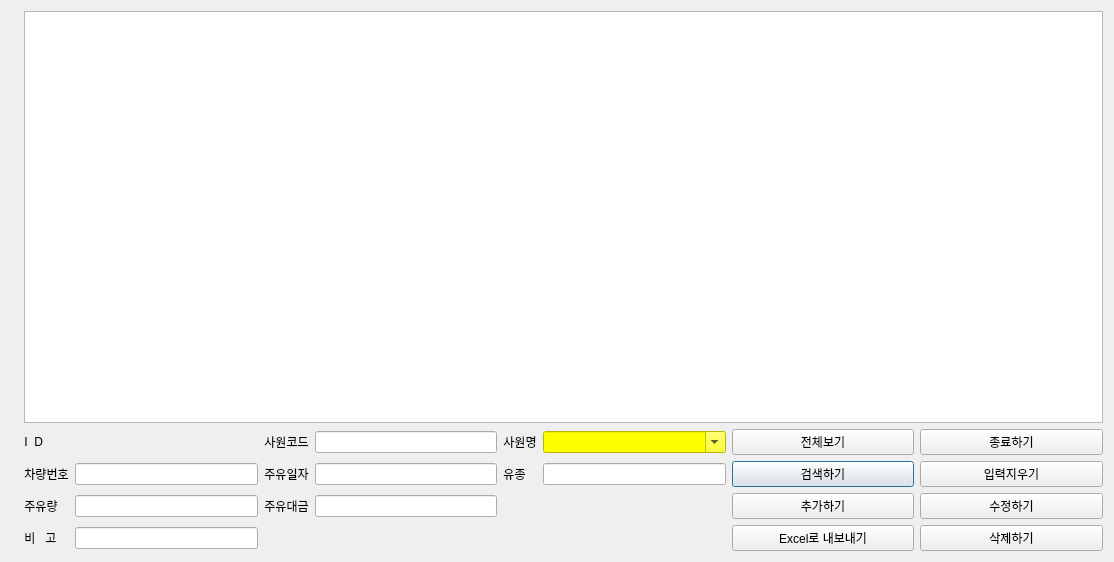
<?xml version="1.0" encoding="UTF-8"?>
<ui version="4.0">
 <class>OilUsageInfoDialog</class>
 <widget class="QDialog" name="OilUsageInfoDialog">
  <property name="geometry">
   <rect>
    <x>0</x>
    <y>0</y>
    <width>1114</width>
    <height>562</height>
   </rect>
  </property>
  <property name="sizePolicy">
   <sizepolicy hsizetype="Expanding" vsizetype="Expanding">
    <horstretch>0</horstretch>
    <verstretch>0</verstretch>
   </sizepolicy>
  </property>
  <property name="windowTitle">
   <string>차량 주유 현황</string>
  </property>
  <layout class="QGridLayout" name="gridLayout_2">
   <item row="0" column="0">
    <layout class="QGridLayout" name="gridLayout">
     <item row="2" column="7">
      <widget class="QPushButton" name="pb_oilusage_search">
       <property name="sizePolicy">
        <sizepolicy hsizetype="Expanding" vsizetype="Fixed">
         <horstretch>0</horstretch>
         <verstretch>0</verstretch>
        </sizepolicy>
       </property>
       <property name="text">
        <string>검색하기</string>
       </property>
      </widget>
     </item>
     <item row="4" column="8">
      <widget class="QPushButton" name="pb_oilusage_delete">
       <property name="sizePolicy">
        <sizepolicy hsizetype="Expanding" vsizetype="Fixed">
         <horstretch>0</horstretch>
         <verstretch>0</verstretch>
        </sizepolicy>
       </property>
       <property name="text">
        <string>삭제하기</string>
       </property>
      </widget>
     </item>
     <item row="1" column="5">
      <widget class="QLabel" name="label_9">
       <property name="sizePolicy">
        <sizepolicy hsizetype="Fixed" vsizetype="Fixed">
         <horstretch>0</horstretch>
         <verstretch>0</verstretch>
        </sizepolicy>
       </property>
       <property name="text">
        <string>사원명</string>
       </property>
       <property name="alignment">
        <set>Qt::AlignCenter</set>
       </property>
      </widget>
     </item>
     <item row="2" column="8">
      <widget class="QPushButton" name="pb_oilusage_clear">
       <property name="sizePolicy">
        <sizepolicy hsizetype="Expanding" vsizetype="Fixed">
         <horstretch>0</horstretch>
         <verstretch>0</verstretch>
        </sizepolicy>
       </property>
       <property name="text">
        <string>입력지우기</string>
       </property>
      </widget>
     </item>
     <item row="1" column="2">
      <widget class="QLabel" name="lbl_oilusage_id">
       <property name="sizePolicy">
        <sizepolicy hsizetype="MinimumExpanding" vsizetype="MinimumExpanding">
         <horstretch>0</horstretch>
         <verstretch>0</verstretch>
        </sizepolicy>
       </property>
       <property name="text">
        <string/>
       </property>
      </widget>
     </item>
     <item row="4" column="0">
      <widget class="QLabel" name="label_8">
       <property name="sizePolicy">
        <sizepolicy hsizetype="Fixed" vsizetype="MinimumExpanding">
         <horstretch>0</horstretch>
         <verstretch>0</verstretch>
        </sizepolicy>
       </property>
       <property name="text">
        <string/>
       </property>
       <property name="alignment">
        <set>Qt::AlignCenter</set>
       </property>
      </widget>
     </item>
     <item row="1" column="4">
      <widget class="QLineEdit" name="entry_oilusage_ecode">
       <property name="sizePolicy">
        <sizepolicy hsizetype="MinimumExpanding" vsizetype="Fixed">
         <horstretch>0</horstretch>
         <verstretch>0</verstretch>
        </sizepolicy>
       </property>
      </widget>
     </item>
     <item row="1" column="7">
      <widget class="QPushButton" name="pb_oilusage_show">
       <property name="sizePolicy">
        <sizepolicy hsizetype="Expanding" vsizetype="Fixed">
         <horstretch>0</horstretch>
         <verstretch>0</verstretch>
        </sizepolicy>
       </property>
       <property name="text">
        <string>전체보기</string>
       </property>
      </widget>
     </item>
     <item row="0" column="1" colspan="8">
      <widget class="QTableView" name="tv_oilusageinfo">
       <property name="sizePolicy">
        <sizepolicy hsizetype="Expanding" vsizetype="Expanding">
         <horstretch>0</horstretch>
         <verstretch>1</verstretch>
        </sizepolicy>
       </property>
      </widget>
     </item>
     <item row="3" column="7">
      <widget class="QPushButton" name="pb_oilusage_insert">
       <property name="sizePolicy">
        <sizepolicy hsizetype="Expanding" vsizetype="Fixed">
         <horstretch>0</horstretch>
         <verstretch>0</verstretch>
        </sizepolicy>
       </property>
       <property name="text">
        <string>추가하기</string>
       </property>
      </widget>
     </item>
     <item row="2" column="1">
      <widget class="QLabel" name="label_2">
       <property name="sizePolicy">
        <sizepolicy hsizetype="Fixed" vsizetype="Fixed">
         <horstretch>0</horstretch>
         <verstretch>0</verstretch>
        </sizepolicy>
       </property>
       <property name="text">
        <string>차량번호</string>
       </property>
       <property name="alignment">
        <set>Qt::AlignCenter</set>
       </property>
      </widget>
     </item>
     <item row="2" column="2">
      <widget class="QLineEdit" name="entry_oilusage_carno">
       <property name="sizePolicy">
        <sizepolicy hsizetype="MinimumExpanding" vsizetype="Fixed">
         <horstretch>0</horstretch>
         <verstretch>0</verstretch>
        </sizepolicy>
       </property>
      </widget>
     </item>
     <item row="2" column="3">
      <widget class="QLabel" name="label_11">
       <property name="sizePolicy">
        <sizepolicy hsizetype="Fixed" vsizetype="Fixed">
         <horstretch>0</horstretch>
         <verstretch>0</verstretch>
        </sizepolicy>
       </property>
       <property name="text">
        <string>주유일자</string>
       </property>
       <property name="alignment">
        <set>Qt::AlignCenter</set>
       </property>
      </widget>
     </item>
     <item row="2" column="4">
      <widget class="QLineEdit" name="entry_oilusage_getdt">
       <property name="sizePolicy">
        <sizepolicy hsizetype="Expanding" vsizetype="Fixed">
         <horstretch>0</horstretch>
         <verstretch>0</verstretch>
        </sizepolicy>
       </property>
       <property name="styleSheet">
        <string notr="true"/>
       </property>
      </widget>
     </item>
     <item row="3" column="8">
      <widget class="QPushButton" name="pb_oilusage_update">
       <property name="sizePolicy">
        <sizepolicy hsizetype="Expanding" vsizetype="Fixed">
         <horstretch>0</horstretch>
         <verstretch>0</verstretch>
        </sizepolicy>
       </property>
       <property name="text">
        <string>수정하기</string>
       </property>
      </widget>
     </item>
     <item row="4" column="7">
      <widget class="QPushButton" name="pb_oilusage_xlexport">
       <property name="sizePolicy">
        <sizepolicy hsizetype="Expanding" vsizetype="Fixed">
         <horstretch>0</horstretch>
         <verstretch>0</verstretch>
        </sizepolicy>
       </property>
       <property name="text">
        <string>Excel로 내보내기</string>
       </property>
      </widget>
     </item>
     <item row="1" column="1">
      <widget class="QLabel" name="label">
       <property name="sizePolicy">
        <sizepolicy hsizetype="Fixed" vsizetype="Fixed">
         <horstretch>0</horstretch>
         <verstretch>0</verstretch>
        </sizepolicy>
       </property>
       <property name="text">
        <string>I  D  </string>
       </property>
       <property name="alignment">
        <set>Qt::AlignCenter</set>
       </property>
      </widget>
     </item>
     <item row="1" column="3">
      <widget class="QLabel" name="label_5">
       <property name="sizePolicy">
        <sizepolicy hsizetype="Fixed" vsizetype="Fixed">
         <horstretch>0</horstretch>
         <verstretch>0</verstretch>
        </sizepolicy>
       </property>
       <property name="text">
        <string>사원코드</string>
       </property>
       <property name="alignment">
        <set>Qt::AlignCenter</set>
       </property>
      </widget>
     </item>
     <item row="1" column="8">
      <widget class="QPushButton" name="pb_oilusage_close">
       <property name="sizePolicy">
        <sizepolicy hsizetype="Expanding" vsizetype="Fixed">
         <horstretch>0</horstretch>
         <verstretch>0</verstretch>
        </sizepolicy>
       </property>
       <property name="text">
        <string>종료하기</string>
       </property>
      </widget>
     </item>
     <item row="1" column="6">
      <widget class="QComboBox" name="cb_oilusage_ename">
       <property name="sizePolicy">
        <sizepolicy hsizetype="Expanding" vsizetype="Fixed">
         <horstretch>0</horstretch>
         <verstretch>0</verstretch>
        </sizepolicy>
       </property>
       <property name="styleSheet">
        <string notr="true">background-color: rgb(255, 255, 0);</string>
       </property>
       <property name="editable">
        <bool>true</bool>
       </property>
      </widget>
     </item>
     <item row="4" column="1">
      <widget class="QLabel" name="label_6">
       <property name="sizePolicy">
        <sizepolicy hsizetype="Fixed" vsizetype="Fixed">
         <horstretch>0</horstretch>
         <verstretch>0</verstretch>
        </sizepolicy>
       </property>
       <property name="text">
        <string>비   고 </string>
       </property>
       <property name="alignment">
        <set>Qt::AlignCenter</set>
       </property>
      </widget>
     </item>
     <item row="4" column="2">
      <widget class="QLineEdit" name="entry_oilusage_remark">
       <property name="sizePolicy">
        <sizepolicy hsizetype="MinimumExpanding" vsizetype="Fixed">
         <horstretch>0</horstretch>
         <verstretch>0</verstretch>
        </sizepolicy>
       </property>
      </widget>
     </item>
     <item row="3" column="4">
      <widget class="QLineEdit" name="entry_oilusage_amt">
       <property name="sizePolicy">
        <sizepolicy hsizetype="Expanding" vsizetype="Fixed">
         <horstretch>0</horstretch>
         <verstretch>0</verstretch>
        </sizepolicy>
       </property>
       <property name="styleSheet">
        <string notr="true"/>
       </property>
      </widget>
     </item>
     <item row="3" column="3">
      <widget class="QLabel" name="label_12">
       <property name="sizePolicy">
        <sizepolicy hsizetype="Fixed" vsizetype="Fixed">
         <horstretch>0</horstretch>
         <verstretch>0</verstretch>
        </sizepolicy>
       </property>
       <property name="text">
        <string>주유대금</string>
       </property>
       <property name="alignment">
        <set>Qt::AlignCenter</set>
       </property>
      </widget>
     </item>
     <item row="3" column="1">
      <widget class="QLabel" name="label_4">
       <property name="sizePolicy">
        <sizepolicy hsizetype="Fixed" vsizetype="Fixed">
         <horstretch>0</horstretch>
         <verstretch>0</verstretch>
        </sizepolicy>
       </property>
       <property name="text">
        <string>주유량</string>
       </property>
       <property name="alignment">
        <set>Qt::AlignCenter</set>
       </property>
      </widget>
     </item>
     <item row="3" column="2">
      <widget class="QLineEdit" name="entry_oilusage_qty">
       <property name="sizePolicy">
        <sizepolicy hsizetype="Expanding" vsizetype="Fixed">
         <horstretch>0</horstretch>
         <verstretch>0</verstretch>
        </sizepolicy>
       </property>
       <property name="styleSheet">
        <string notr="true"/>
       </property>
      </widget>
     </item>
     <item row="2" column="5">
      <widget class="QLabel" name="label_13">
       <property name="sizePolicy">
        <sizepolicy hsizetype="Fixed" vsizetype="Fixed">
         <horstretch>0</horstretch>
         <verstretch>0</verstretch>
        </sizepolicy>
       </property>
       <property name="text">
        <string>유종</string>
       </property>
       <property name="alignment">
        <set>Qt::AlignCenter</set>
       </property>
      </widget>
     </item>
     <item row="2" column="6">
      <widget class="QLineEdit" name="entry_oilusage_otype">
       <property name="sizePolicy">
        <sizepolicy hsizetype="Expanding" vsizetype="Fixed">
         <horstretch>0</horstretch>
         <verstretch>0</verstretch>
        </sizepolicy>
       </property>
       <property name="styleSheet">
        <string notr="true"/>
       </property>
      </widget>
     </item>
    </layout>
   </item>
  </layout>
 </widget>
 <resources/>
 <connections/>
</ui>
